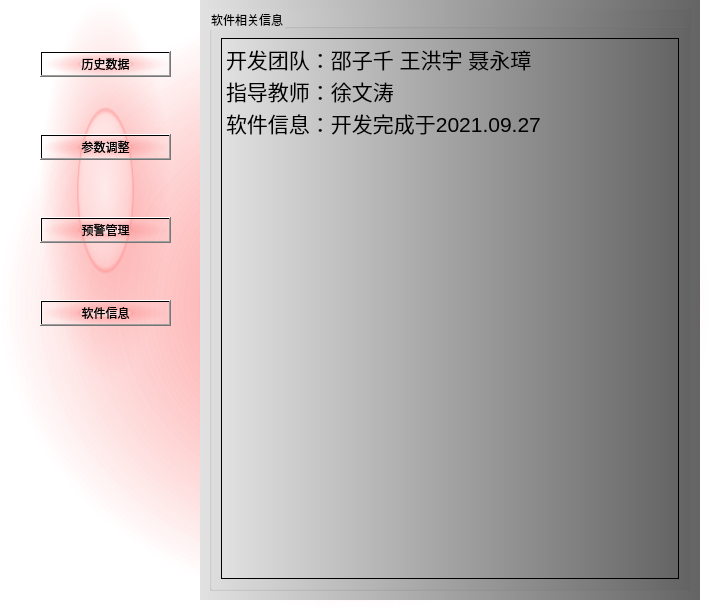
<?xml version="1.0" encoding="UTF-8"?>
<ui version="4.0">
 <class>Settings</class>
 <widget class="QWidget" name="Settings">
  <property name="geometry">
   <rect>
    <x>0</x>
    <y>0</y>
    <width>710</width>
    <height>610</height>
   </rect>
  </property>
  <property name="minimumSize">
   <size>
    <width>710</width>
    <height>610</height>
   </size>
  </property>
  <property name="maximumSize">
   <size>
    <width>710</width>
    <height>610</height>
   </size>
  </property>
  <property name="windowTitle">
   <string>Form</string>
  </property>
  <property name="styleSheet">
   <string notr="true">
background-color: qradialgradient(spread:pad, cx:0.5, cy:0.5, radius:0.5, fx:0.5, fy:0.5, stop:0 rgba(255, 235, 235, 206), stop:0.35 rgba(255, 188, 188, 80), stop:0.4 rgba(255, 162, 162, 80), stop:0.425 rgba(255, 132, 132, 156), stop:0.44 rgba(252, 128, 128, 80), stop:1 rgba(255, 255, 255, 0));</string>
  </property>
  <widget class="QWidget" name="verticalLayoutWidget">
   <property name="geometry">
    <rect>
     <x>40</x>
     <y>0</y>
     <width>131</width>
     <height>381</height>
    </rect>
   </property>
   <layout class="QVBoxLayout" name="buttonLayout">
    <item>
     <widget class="QPushButton" name="historyDataButton">
      <property name="cursor">
       <cursorShape>ArrowCursor</cursorShape>
      </property>
      <property name="text">
       <string>历史数据</string>
      </property>
     </widget>
    </item>
    <item>
     <widget class="QPushButton" name="parameterSettingButton">
      <property name="text">
       <string>参数调整</string>
      </property>
     </widget>
    </item>
    <item>
     <widget class="QPushButton" name="warningSettingButton">
      <property name="text">
       <string>预警管理</string>
      </property>
     </widget>
    </item>
    <item>
     <widget class="QPushButton" name="softwareInfoButton">
      <property name="text">
       <string>软件信息</string>
      </property>
     </widget>
    </item>
   </layout>
  </widget>
  <widget class="QStackedWidget" name="stackedWidget">
   <property name="geometry">
    <rect>
     <x>200</x>
     <y>0</y>
     <width>500</width>
     <height>600</height>
    </rect>
   </property>
   <property name="minimumSize">
    <size>
     <width>500</width>
     <height>600</height>
    </size>
   </property>
   <property name="maximumSize">
    <size>
     <width>500</width>
     <height>600</height>
    </size>
   </property>
   <property name="styleSheet">
    <string notr="true">background-color: rgb(245, 245, 245);</string>
   </property>
   <property name="currentIndex">
    <number>3</number>
   </property>
   <widget class="QWidget" name="historyDataPage">
    <property name="styleSheet">
     <string notr="true">background-color: qlineargradient(spread:pad, x1:0, y1:0, x2:1, y2:0, stop:0 rgba(225, 225, 225, 255), stop:1 rgba(100, 100, 100, 255));</string>
    </property>
    <layout class="QHBoxLayout" name="horizontalLayout">
     <item>
      <widget class="QGroupBox" name="historyDataGroupBox">
       <property name="title">
        <string>历史数据</string>
       </property>
       <layout class="QVBoxLayout" name="verticalLayout_4">
        <item>
         <widget class="QListWidget" name="historyDataListWidget"/>
        </item>
       </layout>
      </widget>
     </item>
    </layout>
   </widget>
   <widget class="QWidget" name="parameterSettingPage">
    <property name="styleSheet">
     <string notr="true">background-color: qlineargradient(spread:pad, x1:0, y1:0, x2:1, y2:0, stop:0 rgba(225, 225, 225, 255), stop:1 rgba(100, 100, 100, 255));</string>
    </property>
    <layout class="QHBoxLayout" name="horizontalLayout_3">
     <item>
      <widget class="QGroupBox" name="parameterSettingGroupBox">
       <property name="title">
        <string>参数详情</string>
       </property>
       <layout class="QVBoxLayout" name="verticalLayout">
        <item>
         <layout class="QHBoxLayout" name="horizontalLayout_2">
          <item>
           <layout class="QVBoxLayout" name="verticalLayout_2">
            <item>
             <widget class="QLabel" name="gaussSizeLabel">
              <property name="minimumSize">
               <size>
                <width>130</width>
                <height>0</height>
               </size>
              </property>
              <property name="text">
               <string>高斯模糊和大小</string>
              </property>
             </widget>
            </item>
            <item>
             <widget class="QLabel" name="thresholdLabel">
              <property name="text">
               <string>二分图阈值</string>
              </property>
             </widget>
            </item>
            <item>
             <widget class="QLabel" name="closingSizeLabel">
              <property name="text">
               <string>闭操作大小</string>
              </property>
             </widget>
            </item>
            <item>
             <widget class="QLabel" name="maxAeraLabel">
              <property name="text">
               <string>目标物面积最大值</string>
              </property>
             </widget>
            </item>
            <item>
             <widget class="QLabel" name="minAeraLabel">
              <property name="text">
               <string>目标物面积最小值</string>
              </property>
             </widget>
            </item>
            <item>
             <widget class="QLabel" name="rateLabel">
              <property name="text">
               <string>尺度转换因子CF</string>
              </property>
             </widget>
            </item>
           </layout>
          </item>
          <item>
           <layout class="QVBoxLayout" name="verticalLayout_3">
            <item>
             <widget class="QTextEdit" name="gaussSizeTextEdit"/>
            </item>
            <item>
             <widget class="QTextEdit" name="thresholdTextEdit"/>
            </item>
            <item>
             <widget class="QTextEdit" name="closingSizeTextEdit"/>
            </item>
            <item>
             <widget class="QTextEdit" name="maxAeraTextEdit"/>
            </item>
            <item>
             <widget class="QTextEdit" name="minAeraTextEdit"/>
            </item>
            <item>
             <widget class="QTextEdit" name="rateTextEdit"/>
            </item>
           </layout>
          </item>
         </layout>
        </item>
        <item>
         <layout class="QHBoxLayout" name="horizontalLayout_7">
          <item>
           <widget class="QFrame" name="frame">
            <property name="minimumSize">
             <size>
              <width>452</width>
              <height>220</height>
             </size>
            </property>
            <property name="maximumSize">
             <size>
              <width>452</width>
              <height>200</height>
             </size>
            </property>
            <property name="frameShape">
             <enum>QFrame::StyledPanel</enum>
            </property>
            <property name="frameShadow">
             <enum>QFrame::Raised</enum>
            </property>
            <widget class="QPushButton" name="paraConfirmPushButton">
             <property name="geometry">
              <rect>
               <x>140</x>
               <y>10</y>
               <width>171</width>
               <height>51</height>
              </rect>
             </property>
             <property name="text">
              <string>确认修改</string>
             </property>
            </widget>
           </widget>
          </item>
         </layout>
        </item>
       </layout>
      </widget>
     </item>
    </layout>
   </widget>
   <widget class="QWidget" name="warningSettingPage">
    <property name="styleSheet">
     <string notr="true">background-color: qlineargradient(spread:pad, x1:0, y1:0, x2:1, y2:0, stop:0 rgba(225, 225, 225, 255), stop:1 rgba(100, 100, 100, 255));</string>
    </property>
    <layout class="QVBoxLayout" name="verticalLayout_6">
     <item>
      <widget class="QGroupBox" name="warningSettingGroupBox">
       <property name="title">
        <string>预警设置</string>
       </property>
       <layout class="QVBoxLayout" name="verticalLayout_7">
        <item>
         <layout class="QHBoxLayout" name="horizontalLayout_4">
          <item>
           <widget class="QGroupBox" name="currentUserInfoGroupBox">
            <property name="title">
             <string>当前用户</string>
            </property>
            <widget class="QTextBrowser" name="currentUserInfoTextBrowser">
             <property name="geometry">
              <rect>
               <x>10</x>
               <y>20</y>
               <width>431</width>
               <height>91</height>
              </rect>
             </property>
            </widget>
           </widget>
          </item>
         </layout>
        </item>
        <item>
         <layout class="QHBoxLayout" name="horizontalLayout_5">
          <item>
           <widget class="QGroupBox" name="userManagementGroupBox">
            <property name="title">
             <string>添加用户</string>
            </property>
            <widget class="QTextEdit" name="addUserInfoTextEdit">
             <property name="geometry">
              <rect>
               <x>140</x>
               <y>20</y>
               <width>301</width>
               <height>41</height>
              </rect>
             </property>
            </widget>
            <widget class="QTextEdit" name="deleteUserInfoTextEdit">
             <property name="geometry">
              <rect>
               <x>140</x>
               <y>70</y>
               <width>301</width>
               <height>41</height>
              </rect>
             </property>
            </widget>
            <widget class="QPushButton" name="addUserButton">
             <property name="geometry">
              <rect>
               <x>10</x>
               <y>20</y>
               <width>121</width>
               <height>41</height>
              </rect>
             </property>
             <property name="text">
              <string>添加</string>
             </property>
            </widget>
            <widget class="QPushButton" name="deleteUserInfoButton">
             <property name="geometry">
              <rect>
               <x>10</x>
               <y>70</y>
               <width>121</width>
               <height>41</height>
              </rect>
             </property>
             <property name="text">
              <string>删除</string>
             </property>
            </widget>
           </widget>
          </item>
         </layout>
        </item>
        <item>
         <layout class="QHBoxLayout" name="horizontalLayout_6">
          <item>
           <widget class="QGroupBox" name="warningMessageSettingGroupBox">
            <property name="title">
             <string>预警信息设置</string>
            </property>
            <widget class="QTextEdit" name="warningMessageSettingTextEdit">
             <property name="geometry">
              <rect>
               <x>10</x>
               <y>20</y>
               <width>431</width>
               <height>101</height>
              </rect>
             </property>
            </widget>
           </widget>
          </item>
         </layout>
        </item>
        <item>
         <layout class="QGridLayout" name="gridLayout">
          <item row="0" column="0">
           <widget class="QGroupBox" name="settingConfirmGroupBox">
            <property name="title">
             <string/>
            </property>
            <widget class="QWidget" name="verticalLayoutWidget_2">
             <property name="geometry">
              <rect>
               <x>10</x>
               <y>10</y>
               <width>251</width>
               <height>91</height>
              </rect>
             </property>
             <layout class="QVBoxLayout" name="verticalLayout_8">
              <item>
               <widget class="QCheckBox" name="sendWarningMessageCheckBox">
                <property name="text">
                 <string>开启短信预警</string>
                </property>
               </widget>
              </item>
              <item>
               <widget class="QCheckBox" name="interfaceWarningOnCheckBox">
                <property name="text">
                 <string>开启界面预警</string>
                </property>
               </widget>
              </item>
             </layout>
            </widget>
            <widget class="QPushButton" name="settingConfirmButton">
             <property name="geometry">
              <rect>
               <x>280</x>
               <y>30</y>
               <width>161</width>
               <height>51</height>
              </rect>
             </property>
             <property name="text">
              <string>确认</string>
             </property>
            </widget>
           </widget>
          </item>
         </layout>
        </item>
       </layout>
      </widget>
     </item>
    </layout>
   </widget>
   <widget class="QWidget" name="softwareInfoPage">
    <property name="styleSheet">
     <string notr="true">background-color: qlineargradient(spread:pad, x1:0, y1:0, x2:1, y2:0, stop:0 rgba(225, 225, 225, 255), stop:1 rgba(100, 100, 100, 255));</string>
    </property>
    <layout class="QVBoxLayout" name="verticalLayout_9">
     <item>
      <widget class="QGroupBox" name="softwareInfoGroupBox">
       <property name="title">
        <string>软件相关信息</string>
       </property>
       <layout class="QVBoxLayout" name="verticalLayout_10">
        <item>
         <widget class="QTextBrowser" name="softwareInfoTextBrowser">
          <property name="html">
           <string>&lt;!DOCTYPE HTML PUBLIC &quot;-//W3C//DTD HTML 4.0//EN&quot; &quot;http://www.w3.org/TR/REC-html40/strict.dtd&quot;&gt;
&lt;html&gt;&lt;head&gt;&lt;meta name=&quot;qrichtext&quot; content=&quot;1&quot; /&gt;&lt;style type=&quot;text/css&quot;&gt;
p, li { white-space: pre-wrap; }
&lt;/style&gt;&lt;/head&gt;&lt;body style=&quot; font-family:'SimSun'; font-size:9pt; font-weight:400; font-style:normal;&quot;&gt;
&lt;p style=&quot; margin-top:0px; margin-bottom:0px; margin-left:0px; margin-right:0px; -qt-block-indent:0; text-indent:0px;&quot;&gt;&lt;span style=&quot; font-family:'SimSun'; font-size:16pt;&quot;&gt;开发团队：邵子千 王洪宇 聂永璋&lt;/span&gt;&lt;/p&gt;
&lt;p style=&quot; margin-top:0px; margin-bottom:0px; margin-left:0px; margin-right:0px; -qt-block-indent:0; text-indent:0px;&quot;&gt;&lt;span style=&quot; font-family:'SimSun'; font-size:16pt;&quot;&gt;指导教师：徐文涛&lt;/span&gt;&lt;/p&gt;
&lt;p style=&quot; margin-top:0px; margin-bottom:0px; margin-left:0px; margin-right:0px; -qt-block-indent:0; text-indent:0px;&quot;&gt;&lt;span style=&quot; font-family:'SimSun'; font-size:16pt;&quot;&gt;软件信息：开发完成于2021.09.27&lt;/span&gt;&lt;/p&gt;&lt;/body&gt;&lt;/html&gt;</string>
          </property>
         </widget>
        </item>
       </layout>
      </widget>
     </item>
    </layout>
   </widget>
  </widget>
 </widget>
 <resources/>
 <connections/>
</ui>
